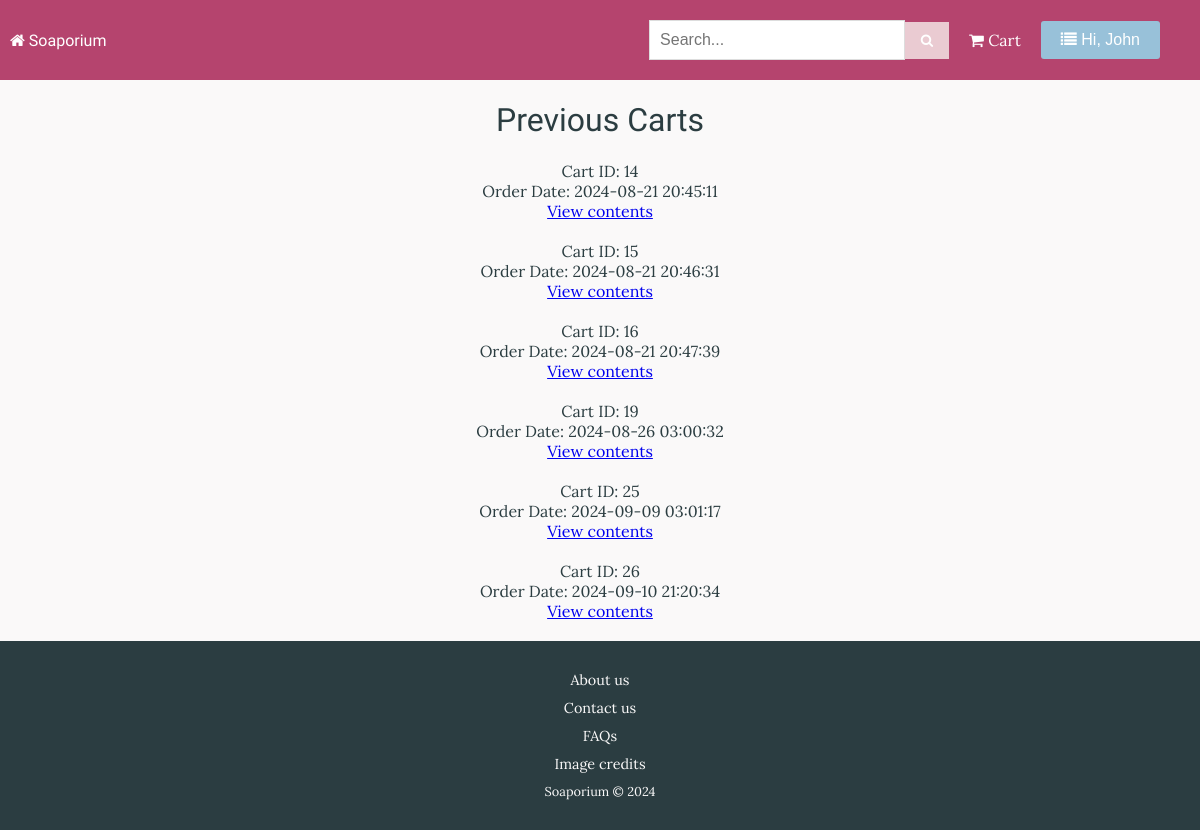
The page /previous_carts (signed in) on the database as committed earlier.
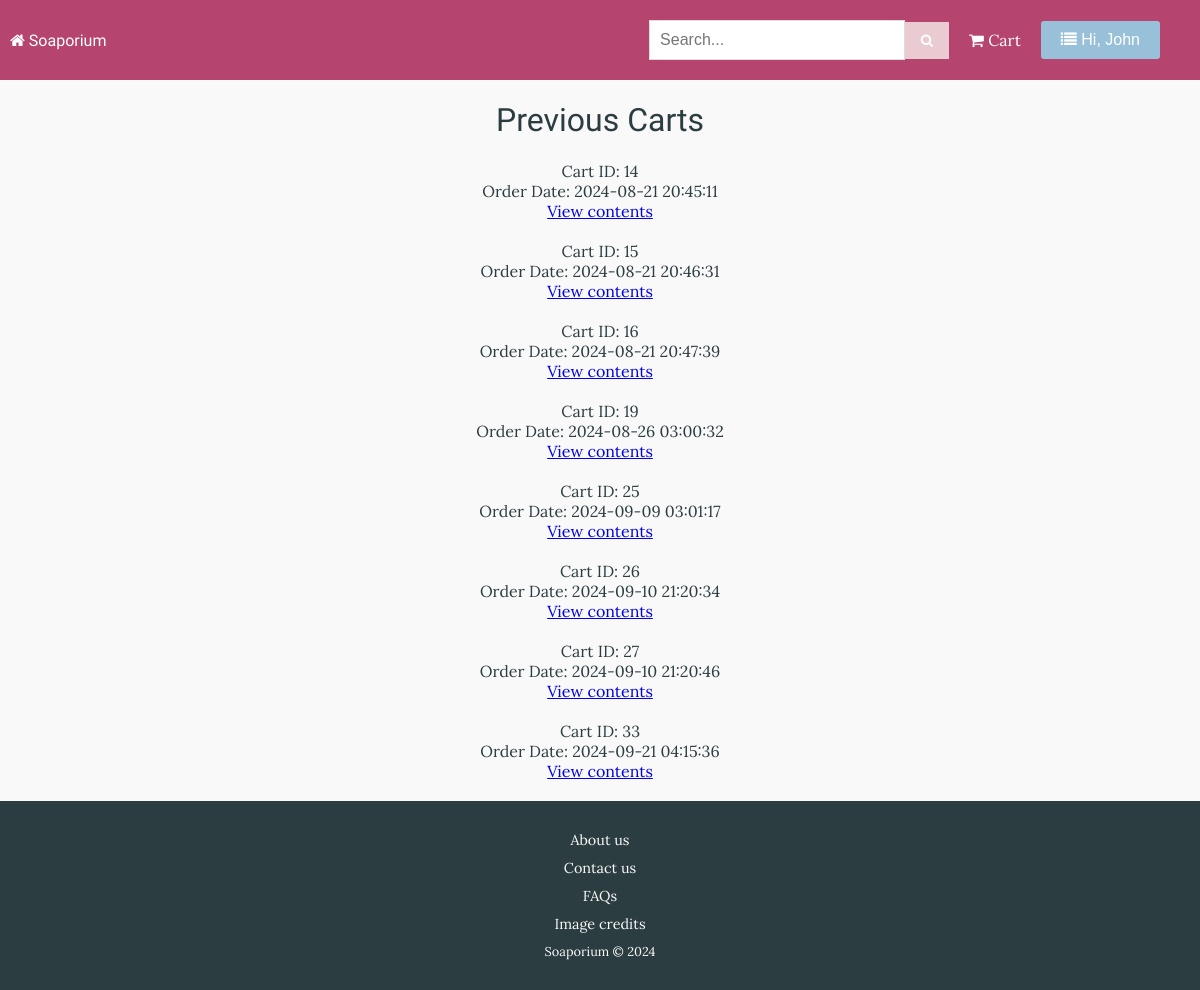
The same page on the database as committed later.
### tables this page shows
CREATE TABLE Cart (cartid INTEGER PRIMARY KEY AUTOINCREMENT, userid INTEGER REFERENCES User (userid), order_date DATETIME, status TEXT);

### routes.py (the view)
@app.route("/previous_carts")
def previous_carts():
    userid = session.get("userid")
    if not userid:
        flash("Please log in to view your previous carts", 'message')
        return redirect(url_for("login"))
    sql = "SELECT * FROM Cart WHERE userid = ? AND status = 'completed'"
    completed_carts = execute_query(sql, (userid,), False, True, False)
    return render_template("previous_carts.html",
                           completed_carts=completed_carts)

### routes.py (called while the page is built)
def execute_query(sql, params=(), fetchone=False,
                  fetchall=False, commit=False):
    connection = sqlite3.connect("Soap.db")
    cursor = connection.cursor()
    result = None
    try:
        cursor.execute(sql, params)
        if commit:
            connection.commit()
        if fetchone:
            result = cursor.fetchone()
        elif fetchall:
            result = cursor.fetchall()
    except sqlite3.Error as e:
        app.logger.error(f"Database error: {e}")
        raise
    finally:
        connection.close()
    return result

@app.context_processor
def inject_user_firstname():
    user_firstname = None
    userid = session.get("userid")
    if userid:
        sql = "SELECT fname FROM User WHERE userid = ?"
        user = execute_query(sql, (userid,), True, False, False)
        if user:
            user_firstname = user[0]
    return dict(user_firstname=user_firstname)

### templates/previous_carts.html (shortened to what this page needs)
{% extends "layout.html" %}
{% block content %}
<h1>Previous Carts</h1>
<div class="content-wrapper">
    {% if completed_carts and completed_carts|length > 0 %}
    <div class="previous-carts-list">
        <ul>
            {% for cart in completed_carts %}
            <li>
                Cart ID: {{ cart[0] }}
                <br>
                Order Date: {{ cart[2] }}
                <br>
                <a href="{{ url_for('view_previous_order', cartid=cart[0]) }}">View contents</a>
                <br>
                <br>
            </li>
            {% endfor %}
        </ul>
    </div>
    {% else %}
    <p>No previous carts found.</p>
    {% endif %}
</div>
{% endblock %}

Rows that differ between the two databases and show on the page:
now on this page (row edited): Cart: cartid "27", order_date "2024-09-10 21:20:46"
added Cart: cartid "33", order_date "2024-09-21 04:15:36"
